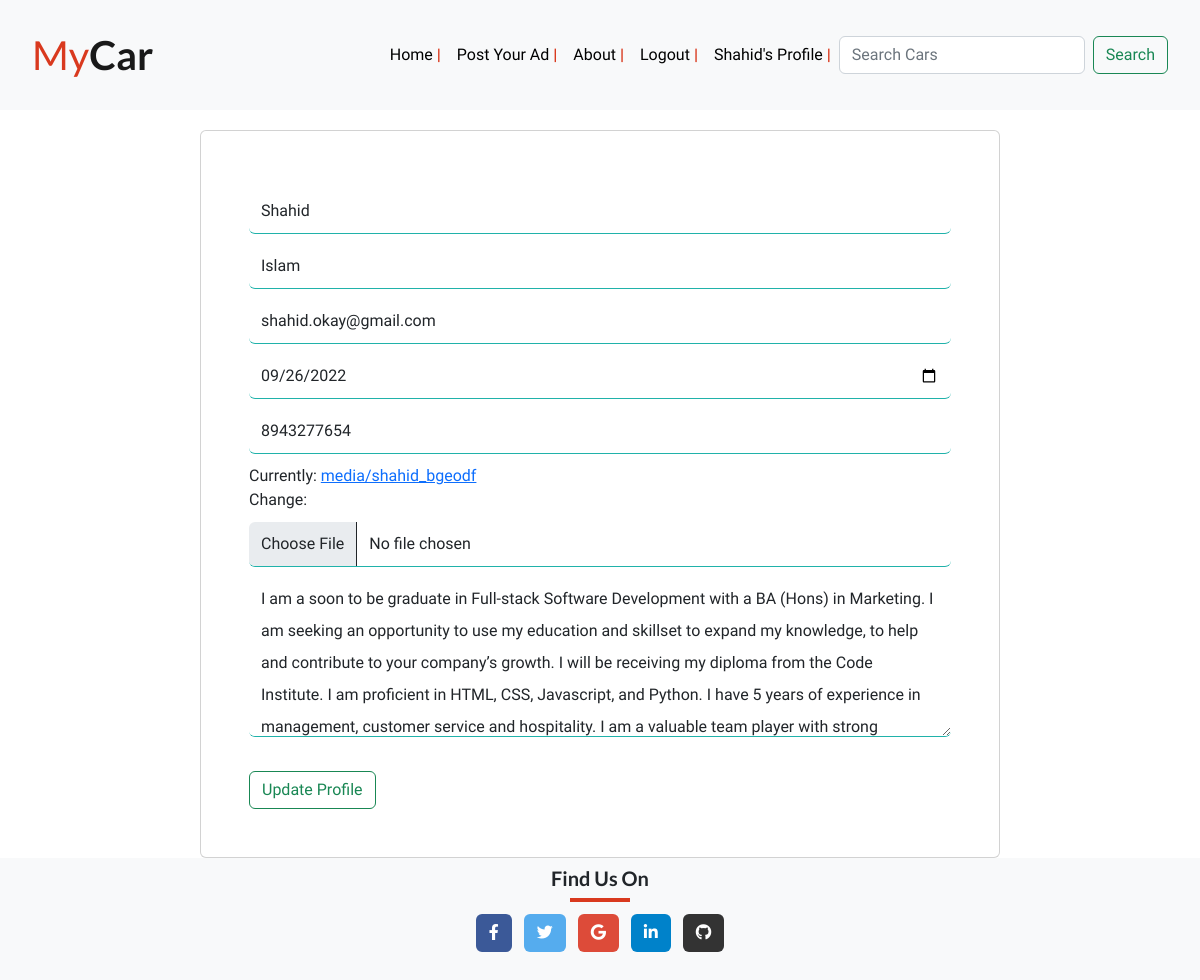
The app's page /edit_profile/shahid (signed in), older data.
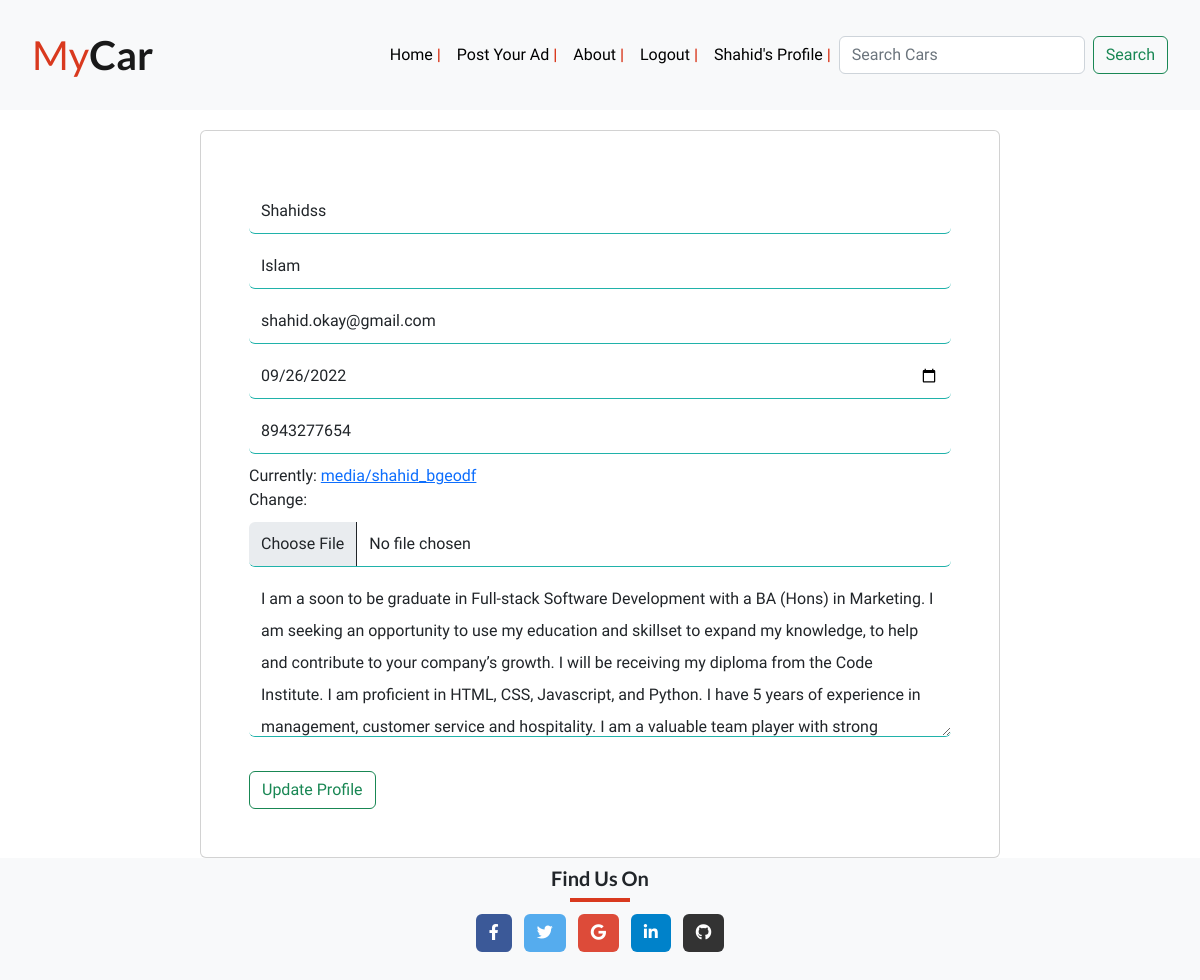
The same page, newer data.
### user_profile/models.py (models this page shows, shortened)
class UserProfile(models.Model):
    user = models.OneToOneField(
        User, on_delete=models.CASCADE)
    first_name = models.CharField(max_length=100, unique=False, null=True)
    last_name = models.CharField(max_length=100, unique=False, null=True)
    email = models.EmailField(unique=True, null=True)
    date_of_birth = models.DateField(unique=False, null=True)
    phone = models.IntegerField(null=True)
    image = models.ImageField(null=True, default='/static/images/audi.jpeg')
    about_me = models.TextField(max_length=500, null=True)

### user_profile/views.py (the view, shortened to what this page needs)
def edit_user_profile(request, username):
    profile_list = UserProfile.objects.filter(user=request.user)
    if len(profile_list) > 0:
        profile = profile_list[0]
        form = UserProfileForms(instance=profile)
    else:
        form = UserProfileForms(instance=request.user)
    context = {
        'form': form
    }
    return render(request, 'user_profile/edit_profile.html', context)

### templates/user_profile/edit_profile.html (shortened to what this page needs)
{% extends 'base.html' %}
{% load static %}
{% block content %}
{% load crispy_forms_tags %}
<div class="container col-md-8 card p-5">
    <form method="POST" enctype="multipart/form-data">
        {{ form | crispy }}
        <br>
        <input type="submit" class="btn btn-outline-success button" value="Update Profile">
    </form>
</div>
{% endblock %}

Row changes from the older to the newer data that the page shows:
changed UserProfile "Islam": first_name "Shahid" → "Shahidss"
